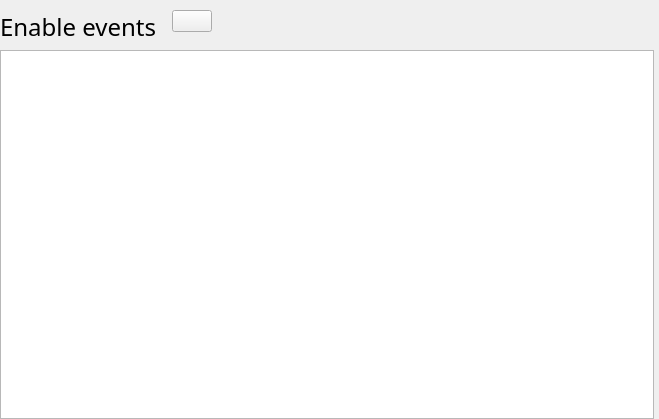
             <widget class="QWidget" name="events_scroll_widgets">
              <property name="geometry">
               <rect>
                <x>0</x>
                <y>0</y>
                <width>659</width>
                <height>419</height>
               </rect>
              </property>
              <layout class="QVBoxLayout" name="verticalLayout_11">
               <property name="leftMargin">
                <number>0</number>
               </property>
               <property name="topMargin">
                <number>0</number>
               </property>
               <property name="rightMargin">
                <number>0</number>
               </property>
               <property name="bottomMargin">
                <number>0</number>
               </property>
               <item>
                <layout class="QFormLayout" name="events_layout">
                 <property name="fieldGrowthPolicy">
                  <enum>QFormLayout::ExpandingFieldsGrow</enum>
                 </property>
                 <property name="horizontalSpacing">
                  <number>15</number>
                 </property>
                 <property name="topMargin">
                  <number>10</number>
                 </property>
                 <property name="rightMargin">
                  <number>5</number>
                 </property>
                 <item row="0" column="0">
                  <widget class="QLabel" name="events_enable_label">
                   <property name="font">
                    <font>
                     <family>Franzo</family>
                     <pointsize>18</pointsize>
                    </font>
                   </property>
                   <property name="text">
                    <string>Enable events</string>
                   </property>
                  </widget>
                 </item>
                 <item row="0" column="1">
                  <widget class="AnimatedToggle" name="events_enable_toggle">
                   <property name="sizePolicy">
                    <sizepolicy hsizetype="Fixed" vsizetype="Fixed">
                     <horstretch>0</horstretch>
                     <verstretch>0</verstretch>
                    </sizepolicy>
                   </property>
                   <property name="minimumSize">
                    <size>
                     <width>0</width>
                     <height>0</height>
                    </size>
                   </property>
                   <property name="layoutDirection">
                    <enum>Qt::LeftToRight</enum>
                   </property>
                   <property name="text">
                    <string/>
                   </property>
                   <property name="checked">
                    <bool>false</bool>
                   </property>
                  </widget>
                 </item>
                 <item row="1" column="0" colspan="2">
                  <widget class="QTextBrowser" name="event_config_text_browser">
                   <property name="sizePolicy">
                    <sizepolicy hsizetype="Expanding" vsizetype="MinimumExpanding">
                     <horstretch>0</horstretch>
                     <verstretch>0</verstretch>
                    </sizepolicy>
                   </property>
                   <property name="minimumSize">
                    <size>
                     <width>0</width>
                     <height>350</height>
                    </size>
                   </property>
                   <property name="font">
                    <font>
                     <family>Franzo</family>
                     <pointsize>18</pointsize>
                    </font>
                   </property>
                   <property name="textInteractionFlags">
                    <set>Qt::LinksAccessibleByKeyboard|Qt::LinksAccessibleByMouse|Qt::TextBrowserInteraction|Qt::TextEditable|Qt::TextEditorInteraction|Qt::TextSelectableByKeyboard|Qt::TextSelectableByMouse</set>
                   </property>
                  </widget>
                 </item>
                </layout>
               </item>
              </layout>
             </widget>
